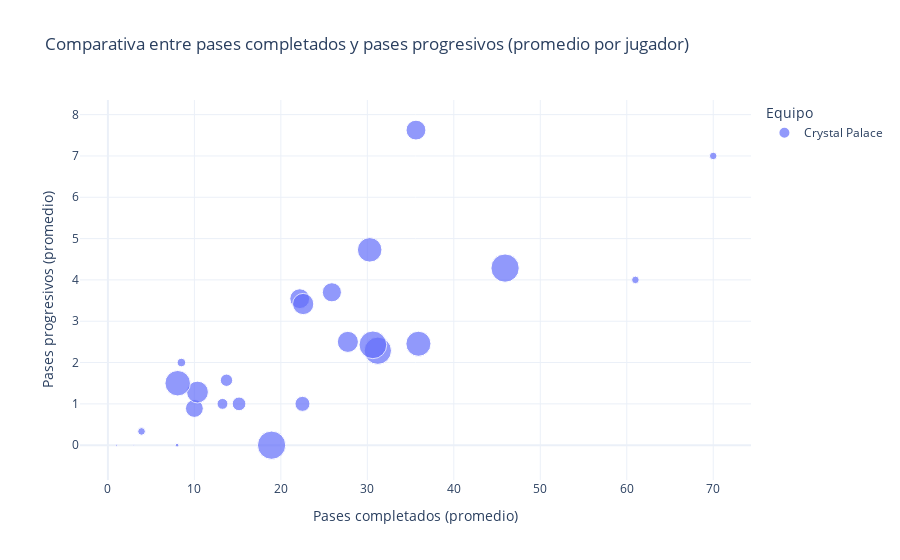

Notebook source saved alongside this figure:
### Code cell
vis.grafico_pases_completados_vs_progresivos(equipo=equipo)

### Figure 1 — Plotly figure (JSON) as saved in the notebook; plotly's stock layout.template omitted (floating-point values rounded to 4 significant figures)
{"data": [{"hovertemplate": "<b>%{hovertext}</b><br><br>Team=Crystal Palace<br>Passes Completed=%{x}<br>Progressive Passes=%{y}<br>Minutes=%{marker.size}<extra></extra>", "hovertext": ["Adam Wharton", "Asher Agbinone", "Caleb Kporha", "Chadi Riad", "Cheick Doucouré", "Chris Richards", "Daichi Kamada", "Daniel Muñoz", "Dean Henderson", "Eberechi Eze", "Eddie Nketiah", "Ismaila Sarr", "Jean-Philippe Mateta", "Jefferson Lerma", "Jeffrey Schlupp", "Joachim Andersen", "Jordan Ayew", "Justin Devenny", "Marc Guéhi", "Maxence Lacroix", "Nathaniel Clyne", "Odsonne Édouard", "Trevoh Chalobah", "Tyrick Mitchell", "Will Hughes"], "legendgroup": "Crystal Palace", "marker": {"color": "#636efa", "size": [622.0, 6.0, 3.0, 90.0, 241.0, 355.0, 620.0, 1173.0, 1260.0, 948.0, 504.0, 750.0, 1024.0, 577.0, 91.0, 90.0, 21.0, 187.0, 1260.0, 990.0, 296.0, 115.0, 700.0, 1210.0, 711.0], "sizemode": "area", "sizeref": 3.15, "symbol": "circle"}, "mode": "markers", "name": "Crystal Palace", "orientation": "v", "showlegend": true, "x": [35.62, 1.0, 3.0, 70.0, 13.71, 22.5, 22.18, 31.21, 18.93, 30.27, 10.0, 10.36, 8.071, 25.9, 3.889, 61.0, 8.0, 13.25, 45.93, 35.91, 15.17, 8.5, 27.75, 30.64, 22.58], "xaxis": "x", "y": [7.625, 0.0, 0.0, 7.0, 1.571, 1.0, 3.545, 2.286, 0.0, 4.727, 0.8889, 1.286, 1.5, 3.7, 0.3333, 4.0, 0.0, 1.0, 4.286, 2.455, 1.0, 2.0, 2.5, 2.429, 3.417], "yaxis": "y", "type": "scatter"}], "layout": {"xaxis": {"anchor": "y", "domain": [0.0, 1.0], "title": {"text": "Pases completados (promedio)"}}, "yaxis": {"anchor": "x", "domain": [0.0, 1.0], "title": {"text": "Pases progresivos (promedio)"}}, "legend": {"title": {"text": "Equipo"}, "tracegroupgap": 0, "itemsizing": "constant"}, "title": {"text": "Comparativa entre pases completados y pases progresivos (promedio por jugador)"}}}
